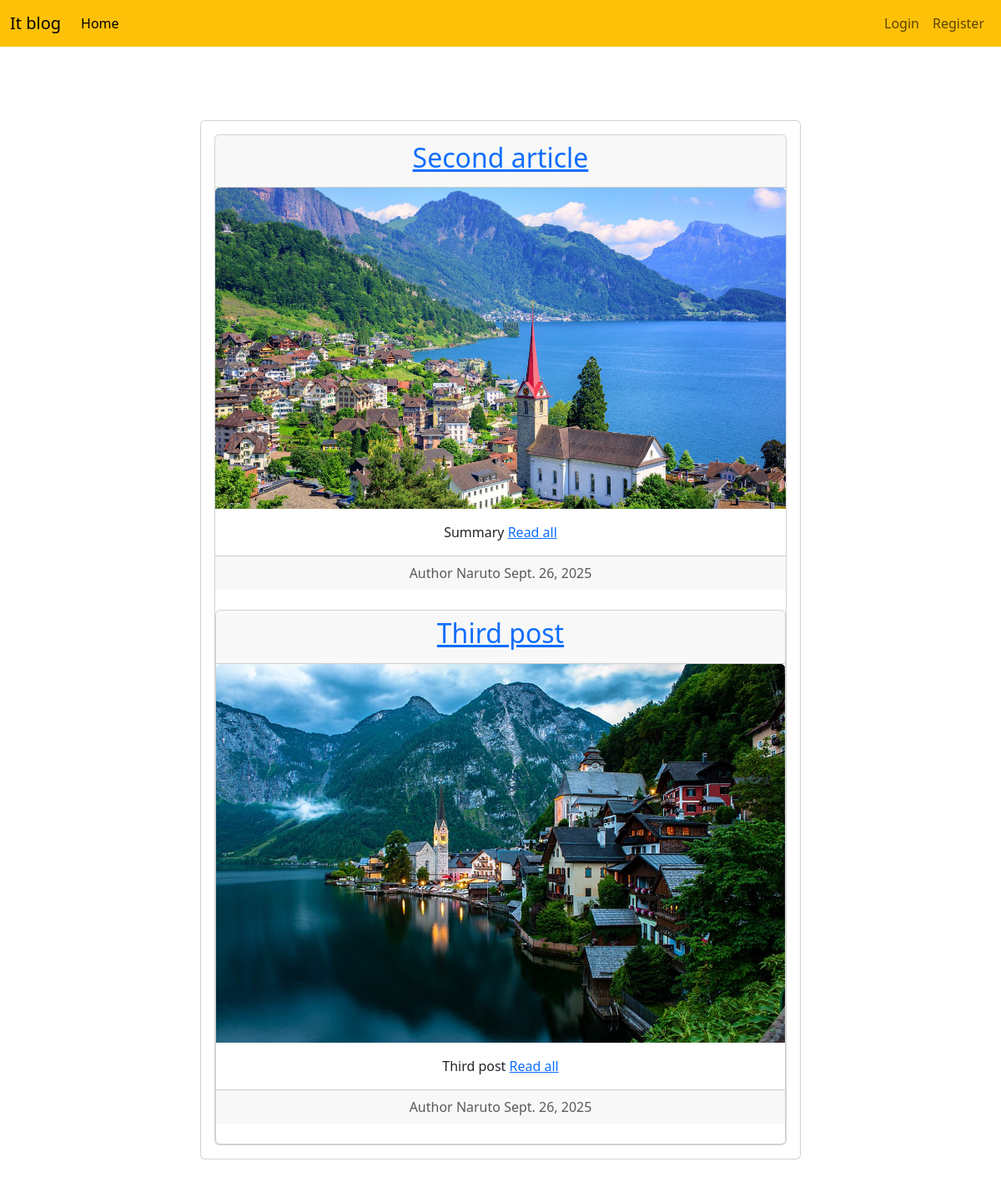
The app's page /articles/ with its own data.
### articles/models.py (models this page shows, shortened)
class Article(models.Model):
    title = models.CharField(max_length=150)
    summary = models.CharField(max_length=200,blank=True)
    body = RichTextField()
    photo = models.ImageField(upload_to="images/",blank=True)
    date=models.DateField(auto_now_add=True)
    author = models.ForeignKey(
        get_user_model(),
        on_delete=models.CASCADE)

### accounts/models.py (models this page shows)
class CustomUser(AbstractUser):
    age=models.PositiveSmallIntegerField(null=True, blank=True)

### articles/views.py (the view)
# urls.py: path('', ArticleListView.as_view(), name='article_list'),
class ArticleListView(ListView):
    model = Article
    template_name = 'article_list.html'

### templates/article_list.html (shortened to what this page needs)
{% extends 'base.html' %}
{% block content %}
  <div class="container my-5">
    <div class="row justify-content-center">
    <div class="col-md-10 col-lg-8">
        <div class="card">
            <div class="card-body text-center">
        {% for article in object_list %}
            <div class="card" style="">
                <div class="card-header">
                    <span class="font-weight-bold"> <a href="{% url 'article_view' article.pk %}"> <h2> {{ article.title }}</h2></a> </span>
                </div>
                {% if article.photo %}
                    <img class="card-img-top" src="{{ article.photo.url }}" alt="{{ article.title }}">
                {% endif %}
                <div class="card-body">
                    {{ article.summary }} <a href="{% url 'article_view' article.pk%}"> Read all</a>
                </div>
                <div class="card-footer text-left text-muted">
                    <span class="text-muted"> Author {{ article.author | title }}  {{ article.date }}</span>
                </div>
            <br>
            {% endfor %}
            </div>
            </div>
        </div>
    </div>
    </div>
  </div>
{% endblock content %}

### records on screen
Article: title "Second article", photo (picture), summary "Summary", author "Naruto", date "Sept. 26, 2025"
Article: title "Third post", photo (picture), summary "Third post", author "Naruto", date "Sept. 26, 2025"
